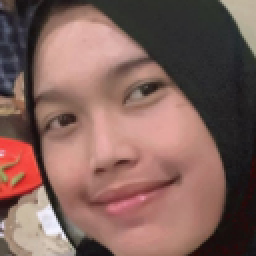
#> input picture Face/train/Almira/1 - Copy.jpg, 128 x 128 px, found by its file name (shown 2 times larger); its folder holds only this picture in this run
$ jupyter execute --allow-errors face-detection.ipynb   (shell and % lines are left out)
#> lines starting #> are read from the running program, lines starting #| are printed output that depends on the picture
##### Kelompok 10 Mata Kuliah Pengenalan Pola
Model Machine Learning untuk Klasifikasi Wajah "Hafid", "Almira", dan "Tri".
#### Anggota Kelompok:
Muhamad Hafidudin (203200128), Almira Wulan Kinasih 203200161, Tri Wulandari - 203200146

[cell 1]
import os
import cv2
import numpy as np
import matplotlib.pyplot as plt
from sklearn.model_selection import train_test_split
from sklearn.preprocessing import LabelEncoder
from sklearn.svm import SVC
from sklearn.metrics import classification_report, accuracy_score

[cell 2]
# Mendefinisikan path ke folder 'train' dan 'test'
train_path = r"C:\Users\Hafidun\Documents\PORTFOLIO\Face Detection\Face\train"
test_path = r"C:\Users\Hafidun\Documents\PORTFOLIO\Face Detection\Face\test"

[cell 3]
# Mendefinisikan list untuk menyimpan gambar wajah dan labelnya
faces = []
labels = []

# Looping melalui setiap sub folder dalam folder 'train'
for folder_name in os.listdir(train_path):
    folder_path = os.path.join(train_path, folder_name)
    if os.path.isdir(folder_path):
        # Mendapatkan label dari nama sub folder
        label = folder_name

        # Looping melalui setiap file gambar dalam sub folder
        for image_name in os.listdir(folder_path):
            image_path = os.path.join(folder_path, image_name)
            # Membaca gambar menggunakan OpenCV
            image = cv2.imread(image_path)
#> image is the input picture: shape (128, 128, 3); mean B, G, R 90.2, 97.1, 128.8
            # Mengubah gambar menjadi grayscale
            gray_image = cv2.cvtColor(image, cv2.COLOR_BGR2GRAY)
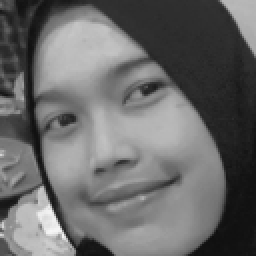
#> gray_image: shape (128, 128) (shown 2 times larger); min 15, max 246, mean 105.8
            # Menambahkan gambar wajah dan label ke dalam list
            faces.append(gray_image)
            labels.append(label)
#> pass 2 of the loop `for folder_name in os.listdir(train_path):`:
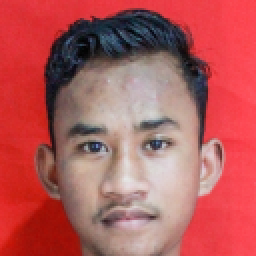
#> input picture Face/train/Hafid/1 - Copy.png, 128 x 128 px, found by its file name (shown 2 times larger)
#> image is the input picture: shape (128, 128, 3); mean B, G, R 90.3, 90.2, 179.9
#> `gray_image = cv2.cvtColor(image, cv2.COLOR_BGR2GRAY)`:
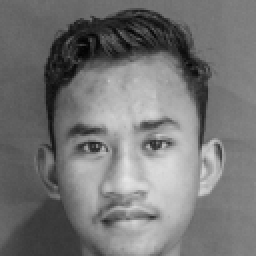
#> gray_image: shape (128, 128) (shown 2 times larger); min 3, max 229, mean 117

# Looping melalui setiap sub folder dalam folder 'test'
for folder_name in os.listdir(test_path):
    folder_path = os.path.join(test_path, folder_name)
    if os.path.isdir(folder_path):
        # Mendapatkan label dari nama sub folder
        label = folder_name

        # Looping melalui setiap file gambar dalam sub folder
        for image_name in os.listdir(folder_path):
            image_path = os.path.join(folder_path, image_name)
            # Membaca gambar menggunakan OpenCV
            image = cv2.imread(image_path)
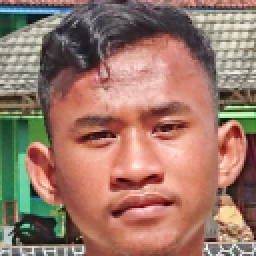
#> input picture Face/test/Hafid/4.png, 128 x 128 px, found by its file name (shown 2 times larger)
#> image is the input picture: shape (128, 128, 3); mean B, G, R 105.1, 119.4, 154.7
            # Mengubah gambar menjadi grayscale
            gray_image = cv2.cvtColor(image, cv2.COLOR_BGR2GRAY)
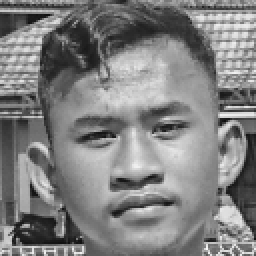
#> gray_image: shape (128, 128) (shown 2 times larger); min 13, max 249, mean 128.3
            # Menambahkan gambar wajah dan label ke dalam list
            faces.append(gray_image)
            labels.append(label)
# Mengubah list wajah dan label menjadi array numpy
faces = np.array(faces, dtype=np.uint8)
labels = np.array(labels)

[cell 4]
# Menghitung jumlah gambar pada setiap label
unique_labels, counts = np.unique(labels, return_counts=True)

# Menentukan jumlah baris dan kolom untuk tampilan visualisasi
num_rows = int(np.ceil(np.sqrt(len(faces))))
#> num_rows = 2
num_cols = int(np.ceil(len(faces) / num_rows))
#> num_cols = 2

# Visualisasi semua gambar dalam dataset
fig, axes = plt.subplots(num_rows, num_cols, figsize=(15, 15))
for i, face in enumerate(faces):
    row = i // num_cols
    col = i % num_cols
    axes[row, col].imshow(face, cmap='gray')
    axes[row, col].set_title("Label: " + labels[i])
    axes[row, col].axis("on")
#> this loop made 3 passes
#> (row, col) on passes 1 to 3: (0, 0), (0, 1), (1, 0)

# Menghapus aksen pada subplot yang tidak digunakan
for i in range(len(faces), num_rows * num_cols):
    row = i // num_cols
    col = i % num_cols
    axes[row, col].axis("off")
#> this loop made 1 pass
#> (i, row, col) on pass 1: (3, 1, 1)

plt.tight_layout()
plt.show()
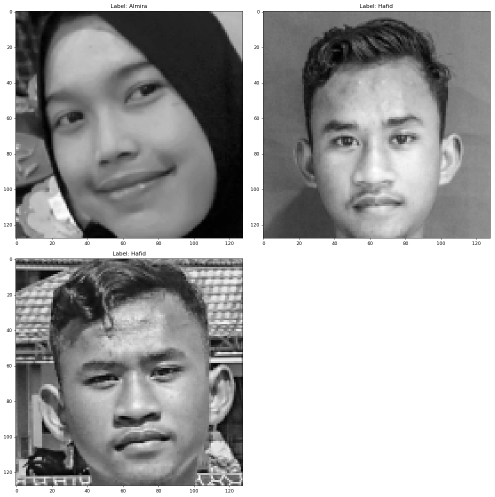
#> figure drawn by matplotlib, 3 panels

[cell 5]
# Melakukan one-hot encoding terhadap label
le = LabelEncoder()
labels_encoded = le.fit_transform(labels)

[cell 6]
# Membagi data menjadi data latih dan data uji
X_train, X_test, y_train, y_test = train_test_split(faces, labels_encoded, test_size=0.2, random_state=42)
#> y_train = [1, 1]; y_test = [0]
